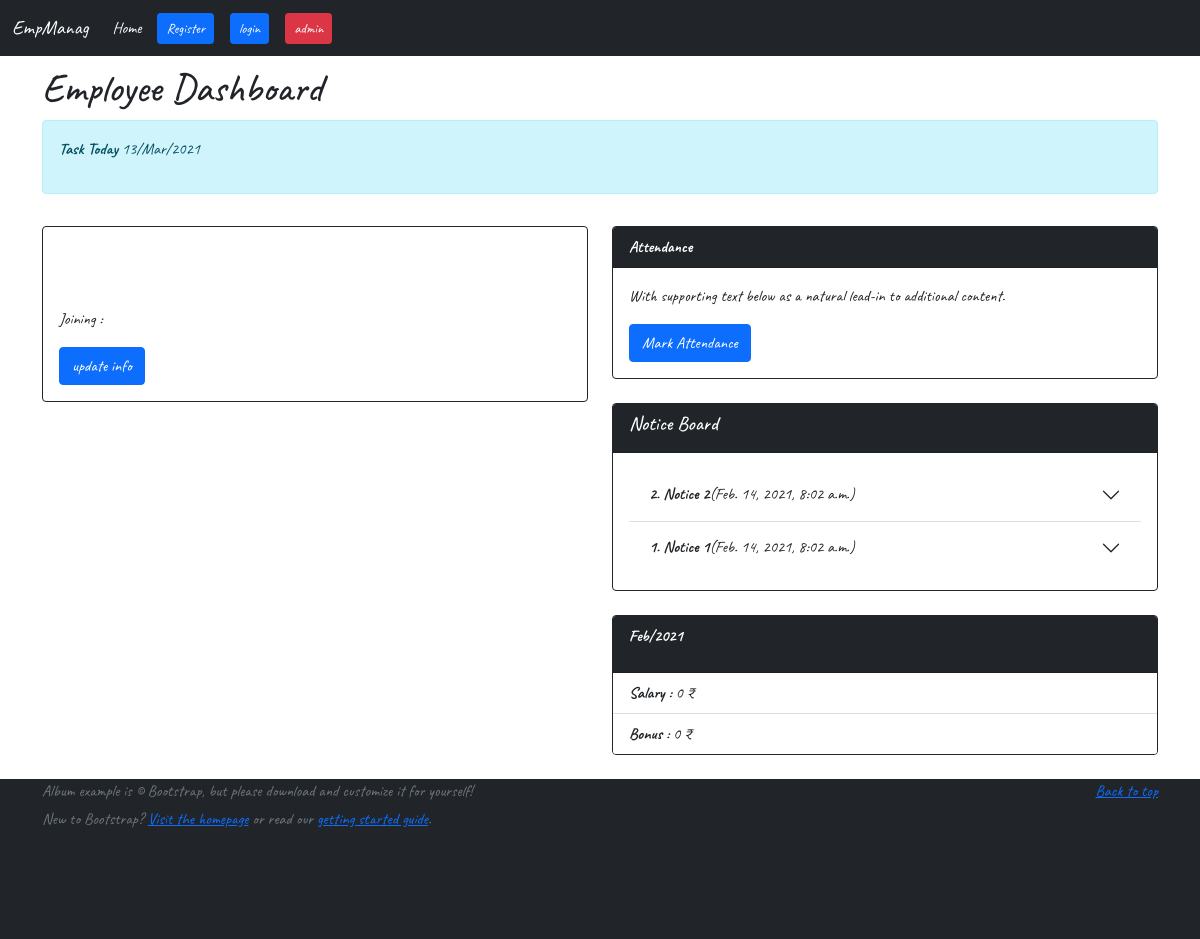
Before: /dashboard/1/ with the older database file.
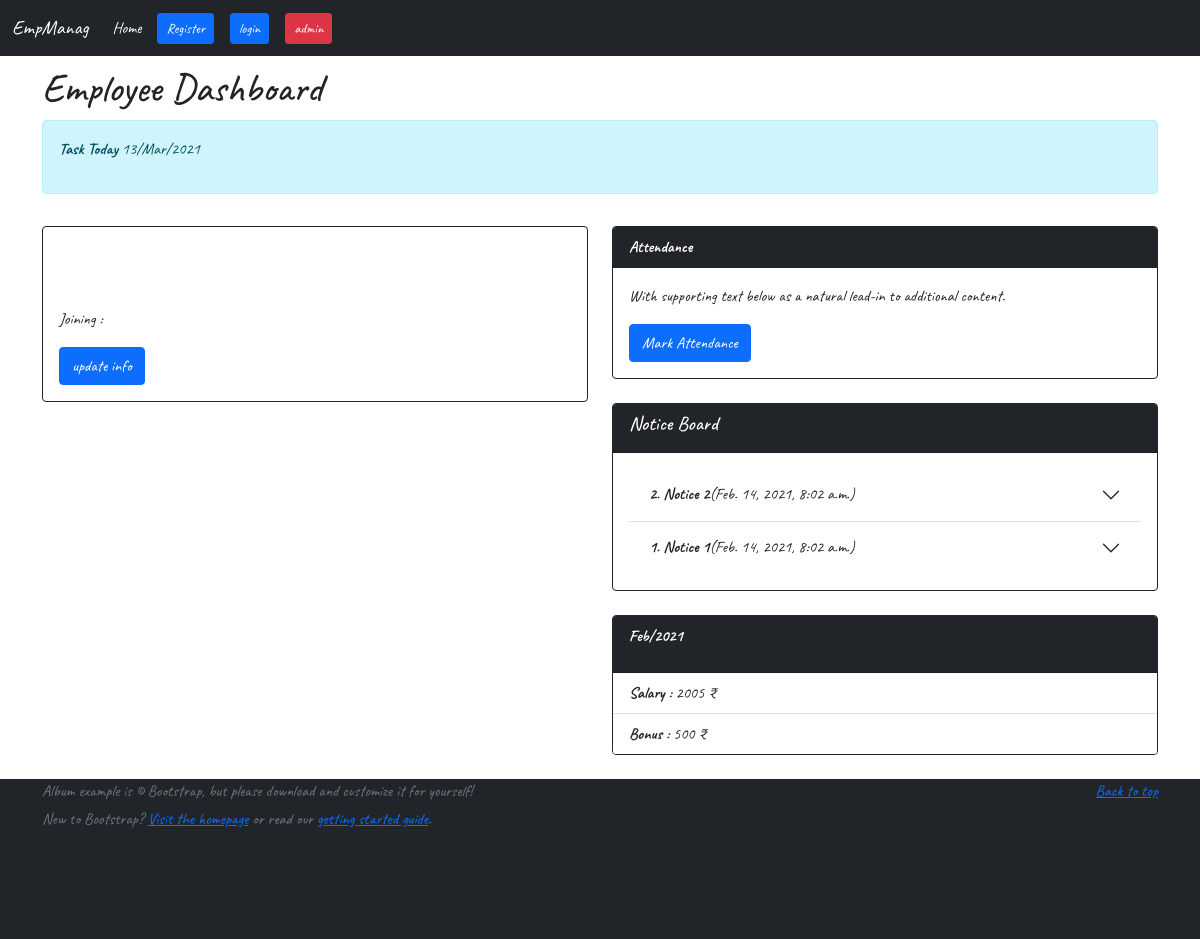
After: the same page with the newer database file.
### home/models.py (models this page shows, shortened)
class Notice(models.Model):
    title=models.CharField(max_length=30)
    content=models.TextField(null=True,blank=True)
    date=models.DateTimeField(auto_now_add=True)

class Attendance(models.Model):
    emp= models.ForeignKey(settings.AUTH_USER_MODEL, null=True,on_delete=models.CASCADE)
    day=models.IntegerField(null=True,blank=True)
    month=models.CharField(max_length=5,default=0)
    year=models.IntegerField(null=True,blank=True)
    status=models.CharField(max_length=5,default=0)
    task=models.TextField(null=True,blank=True,default="no task for today")

class Employee(models.Model):
    emp= models.OneToOneField(settings.AUTH_USER_MODEL, null=True,on_delete=models.CASCADE)
    img=models.ImageField(upload_to='profilepic',null=True, blank=True,default='profilepic/profile.jpg')
    address=models.TextField(null=True, blank=True)
    phone=models.CharField(max_length=12,null=True, blank=True)
    perDaySalary=models.CharField(max_length=10,default=0)
    bonus=models.CharField(max_length=10,default=0)
    post=models.CharField(max_length=20,null=True,blank=True)

### home/views.py (the view)
# urls.py: path('dashboard/<int:emp_id>/', views.dashboard, name='dashboard'),
def dashboard(request,emp_id):
    x = datetime.datetime.now()
    day=int(x.strftime("%d"))
    month=x.strftime("%b")
    year=int(x.strftime("%Y"))
    date=x.strftime("%d")+'/'+x.strftime("%b")+'/'+x.strftime("%Y")
    time=x.strftime("%I")+':'+x.strftime("%M")+' '+x.strftime("%p")
    employee=User.objects.get(id=emp_id)
    attandance=Attendance.objects.filter(emp=employee,day=day,month=month,year=year)
    status=attandance.count()
    if(status==1):
        task = Attendance.objects.get(emp=employee,day=day,month=month,year=year).task
    else:
        task=''
    if(x.strftime("%b")=='Jan'):
        year=int(x.year-1)
        preMonth='Dec'
        attandance=Attendance.objects.filter(emp=employee,month=preMonth,year=year)
        preMonthAttandance=attandance.count()
        preMonthSalary=int(employee.employee.perDaySalary)*preMonthAttandance
    else:
        year=int(x.strftime("%Y"))
        month=int(x.month)
        preMonth="Jan Feb Mar Apr May Jun Jul Aug Sep Oct Nov Dec".split(' ')[month-2]
        attandance=Attendance.objects.filter(emp=employee,month=preMonth,year=year)
        preMonthAttandance=attandance.count()
        preMonthSalary=int(employee.employee.perDaySalary)*preMonthAttandance
    notices=Notice.objects.all().order_by('-date')
    active=notices[0].id
    preMonthBonus=employee.employee.bonus
    context={'date':date,'time':time,'status':status,'task':task,'preMonth':preMonth,'year':year,'preMonthSalary':preMonthSalary,'preMonthBonus':preMonthBonus,'notices':notices}
    return render(request,'dashboard.html',context)

### templates/dashboard.html (shortened to what this page needs)
{% include 'navbar.html' %}
{% load static %}
<!DOCTYPE html>
<html lang="en">
<head>
</head>
<body>
  <div class="container">
    <h1 class="my-2">Employee Dashboard</h1>
    <div class="alert alert-info my-2" role="alert" style="width:auto;">
      <p><b>Task Today</b> {{date}}</p>
    </div>
    <div class="row">
      <div class="col-lg-6 col-md-12">
        <div class="card border border-dark my-4">
          <div class="card-body">
            <p class="card-text">Joining : {{user.date_joined}}</p>
            <a href="{% url 'update' request.user.id %}" class="btn btn-primary">update info</a>
          </div>
        </div>
      </div>
      <div class="col-lg-6 col-md-12">
        <div class="card border border-dark my-4">
          <div class="card-header bg-dark">
            <b style="color: white;">Attendance</b>
          </div>
          <div class="card-body">
            <p class="card-text">With supporting text below as a natural lead-in to additional content.</p>
            {% if status == 1 %}
            <div class="alert alert-success" role="alert">
              Your attendance is marked
            </div>
            {% else %}
            <a href="{% url 'attandance' request.user.id %}" class="btn btn-primary">Mark Attendance</a>
            {% endif %}
          </div>
        </div>
        <div class="card border border-dark my-4">
          <div class="card-header bg-dark">
            <h5 style="color:white">Notice Board</h5>
          </div>
          <div class="card-body">
            <div class="accordion accordion-flush" id="accordionFlushExample">
              {% for notice in notices %}
              <div class="accordion-item">
                <h2 class="accordion-header" id="flush-heading{{notice.id}}">
                  <button class="accordion-button collapsed" type="button" data-bs-toggle="collapse"
                    data-bs-target="#flush-collapse{{notice.id}}" aria-expanded="false"
                    aria-controls="flush-collapse{{notice.id}}">
                    <b>{{notice.id}}. {{notice.title}}</b>({{notice.date}})
                  </button>
                </h2>
              </div>
              {% endfor %}
            </div>
          </div>
        </div>
        <div class="card border border-dark my-4">
          <div class="card-header bg-dark">
            <p style="color: white;"><b>{{preMonth}}/{{year}}</b></p>
          </div>
          <ul class="list-group list-group-flush">
            <li class="list-group-item">
              <b>Salary : </b>{{preMonthSalary}} ₹
            </li>
            <li class="list-group-item">
              <b>Bonus : </b>{{preMonthBonus}} ₹
            </li>
          </ul>
        </div>
      </div>
    </div>
  </div>
  {% include 'footer.html' %}
</body>
</html>

### templates/navbar.html (shortened to what this page needs)
<!doctype html>
<html lang="en">
<head>
  <link href="https://cdn.jsdelivr.net/npm/bootstrap@5.0.0-beta2/dist/css/bootstrap.min.css" rel="stylesheet"
>
</head>
<body>
  <nav class="navbar navbar-expand-lg navbar-dark bg-dark">
    <div class="container-fluid">
      <a class="navbar-brand" href="#">EmpManag</a>
      <div class="collapse navbar-collapse" id="navbarNavDropdown">
        <ul class="navbar-nav">
          <li class="nav-item">
            <a class="nav-link active" aria-current="page" href="{% url 'home' %}">Home</a>
          </li>
        </ul>
        {% if user.is_anonymous %}
        <a href="{% url 'register' %}"><button type="button" class="btn btn-primary btn-sm mx-2">Register</button></a>
        <a href="{% url 'login' %}"><button type="button" class="btn btn-primary btn-sm mx-2">login</button></a>
        {% else %}
        <a href="{% url 'logout' %}">
          <button type="button" class="btn btn-primary btn-sm mx-2">logout</button></a>
          <a href="{% url 'dashboard' emp_id=request.user.id %}">
            <button type="button" class="btn btn-primary btn-sm mx-2">dashboard</button></a>
        {% endif %}
        <a href="/admin">
          <button type="button" class="btn btn-danger btn-sm mx-2">admin</button></a>
      </div>
    </div>
  </nav>
</body>
</html>

### templates/footer.html
<footer class="text-muted bg-dark mb-0" style="min-height: 20%;">
    <div class="container">
        <p class="float-end mb-1">
            <a href="#">Back to top</a>
        </p>
        <p class="mb-1">Album example is &copy; Bootstrap, but please download and customize it for yourself!</p>
        <p class="mb-0">New to Bootstrap? <a href="/">Visit the homepage</a> or read our <a
                href="/docs/5.0/getting-started/introduction/">getting started guide</a>.</p>
    </div>
</footer>

### templates/navbar.html (style rules this page uses)
* { font-family: 'Caveat', cursive; }
html,body { height: 100%; }
.container { min-height: 80%; }

Changed rows visible on the page:
now on this page (row edited): Attendance: month "Feb"
now on this page (row edited): Employee: bonus "500"
Other visible differences:
{{ preMonthSalary }}: "0" → "2005"
{{ preMonth }}: "Feb" → (not shown)
{{ preMonthBonus }}: "0" → (not shown)
